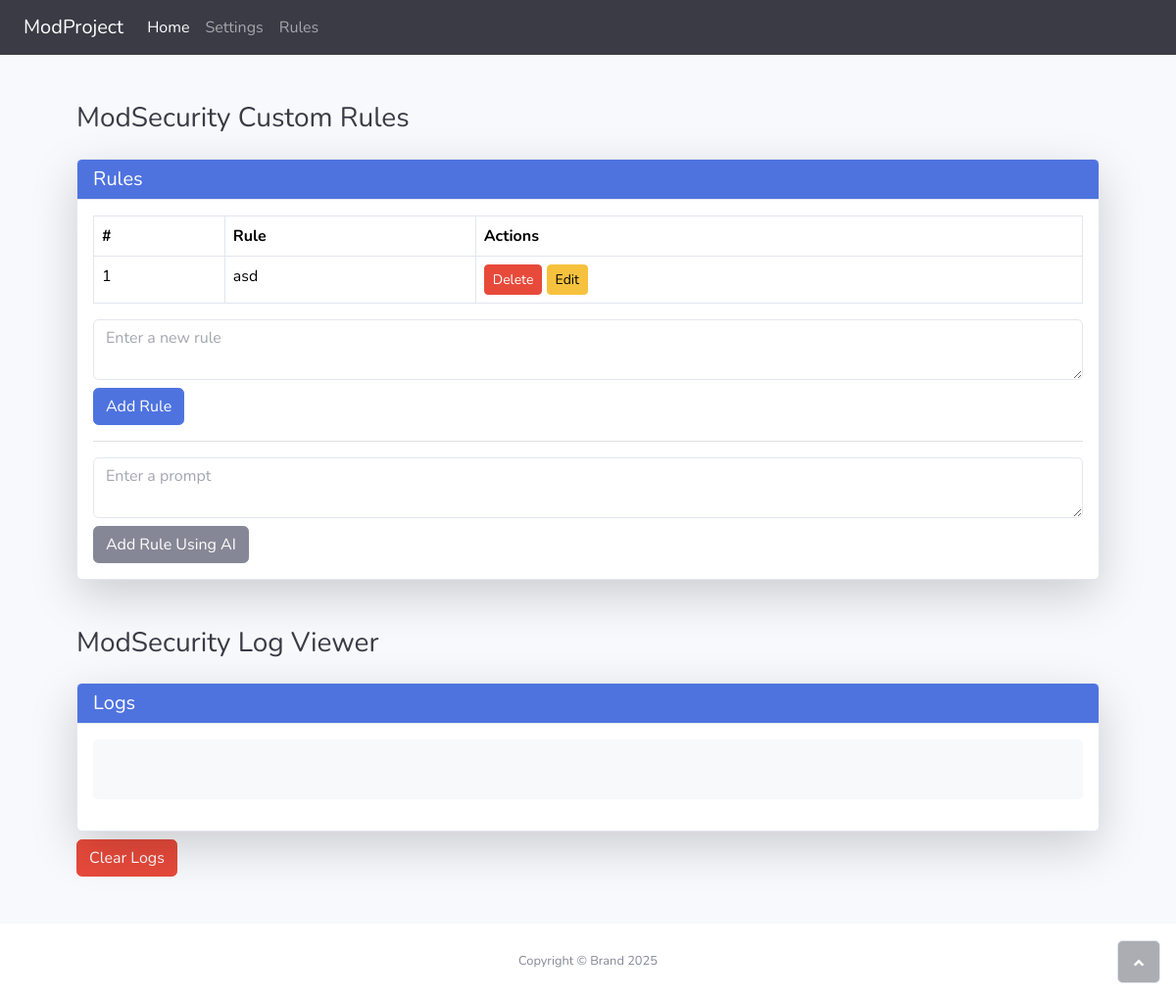
Page /modsettings on the earlier database version.
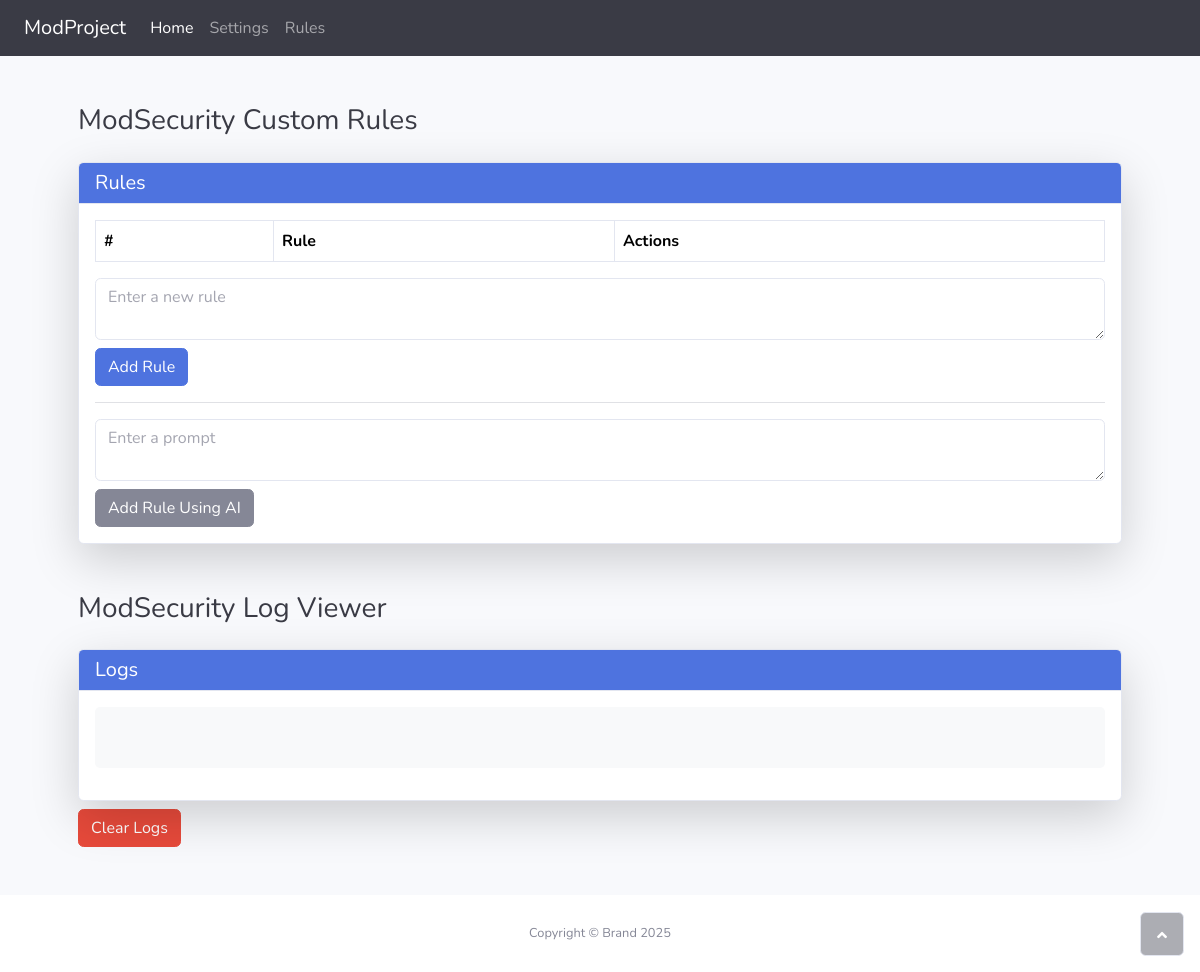
Same page on the later database version.
### tables this page shows
CREATE TABLE rules (
            id INTEGER PRIMARY KEY AUTOINCREMENT,
            rule TEXT NOT NULL
        );

### app.py (the view, shortened to what this page needs)
@app.route('/modsettings', methods=['GET', 'POST'])
def panel():
    show_alert = False
    error_message = ""
    new_rule_id = None
    new_rule = None  # Initialize to avoid UnboundLocalError
    ai_rule = None  # Initialize AI-generated rule variable
    rules = get_all_rules()
    try:
        rendered_rules = render_template('modsec_rules_template.j2', rules=rules)
        with open(RULE_FILE_PATH, 'w') as file:
            file.write(rendered_rules)
        try:
            check_nginx()
        except subprocess.CalledProcessError:
            if new_rule_id:
                delete_rule(new_rule_id)  # Remove the rule if the test fails
            show_alert = True
            error_message = "NGINX configuration test failed. Rule was removed."
            return render_template('modsettings.html', rules=get_all_rules(), show_alert=show_alert, error_message=error_message)
        restart_nginx()
    except IOError as e:
        if new_rule_id:
            delete_rule(new_rule_id)
        show_alert = True
        error_message = f"Error writing to configuration file: {e}"
    except subprocess.CalledProcessError as e:
        if new_rule_id:
            delete_rule(new_rule_id)
        show_alert = True
        error_message = f"Error restarting NGINX: {e.stderr.decode()}"
    return render_template('modsettings.html', rules=rules, show_alert=show_alert, error_message=error_message)

### database.py (called while the page is built)
def get_db_connection():
    conn = sqlite3.connect(DATABASE)
    conn.row_factory = sqlite3.Row  # Return rows as dictionaries
    return conn

def get_all_rules():
    conn = get_db_connection()
    cursor = conn.cursor()
    cursor.execute('SELECT id, rule FROM rules')
    rules = cursor.fetchall()
    conn.close()
    return rules

### templates/modsettings.html (shortened to what the changed rows need)
{% extends 'includes/base.html' %}
{% block content %}
    <div id="wrapper">
        <div class="d-flex flex-column" id="content-wrapper">
            <div id="content">
                <div class="container my-5">
                    <div class="container-fluid">
                        <div class="card shadow-lg">
                            <div class="card-body">
                                <table class="table table-bordered">
                                    <thead>
                                        <tr>
                                            <th>#</th>
                                            <th>Rule</th>
                                            <th>Actions</th>
                                        </tr>
                                    </thead>
                                    <tbody>
                                        {% for rule in rules %}
                                        <tr>
                                            <td>{{ loop.index }}</td>
                                            <td>{{ rule[1] }}</td>
                                            <td>
                                                <form method="POST" action="{{ url_for('delete_rule_view', rule_id=rule[0]) }}" style="display:inline;">
                                                    <button class="btn btn-danger btn-sm">Delete</button>
                                                </form>
                                                <form method="POST" action="{{ url_for('edit_rule_view', rule_id=rule['id']) }}" style="display: inline;">
                                                    <button type="button" class="btn btn-warning btn-sm" onclick="editRule(this)">Edit</button>
                                                </form>
                                            </td>
                                        </tr>
                                        {% endfor %}
                                    </tbody>
                                </table>
                            </div>
                        </div>
                    </div>
                </div>
            </div>
        </div><a class="border rounded d-inline scroll-to-top" href="#page-top"><i class="fas fa-angle-up"></i></a>
    </div>
{% endblock %}

Differences in the rows shown:
removed rules: rule "asd"
